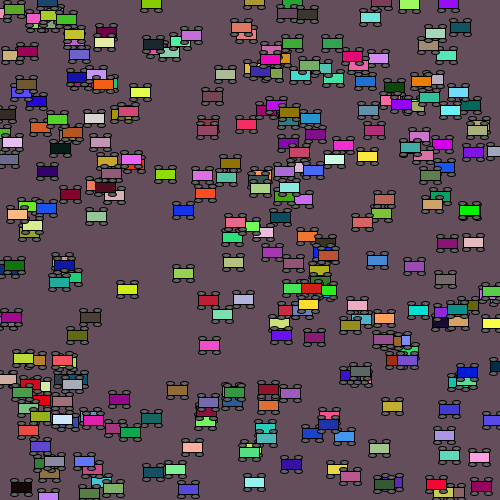
Frame 1 (no input)
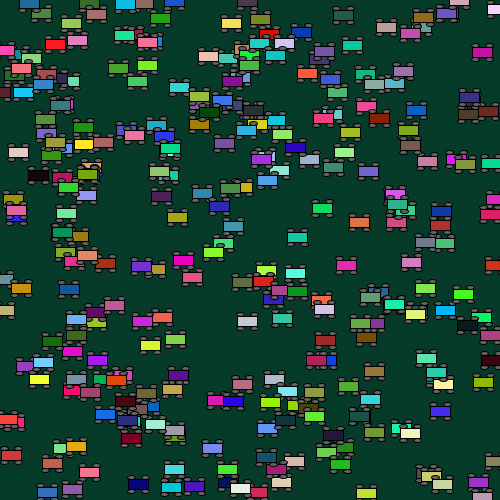
Frame 60 (the mouse pressed at the canvas centre just before this capture)
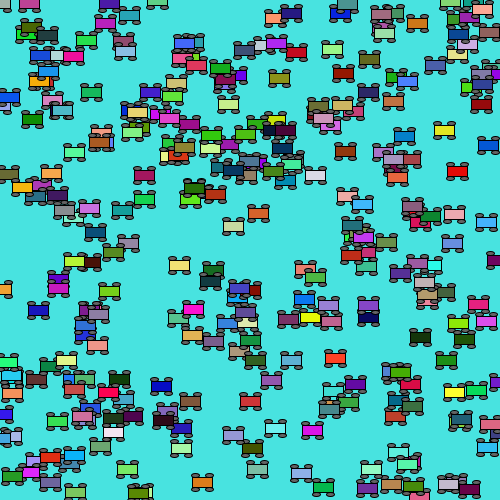
Frame 120 (the mouse held since frame 60 and released just before this capture)

The Processing sketch that drew these frames (run headless with seeded random() and noise(); from frame 60 on, the mouse is pressed at the canvas centre):

// Processing sketch: processing_115655
// ── processing_115655.pde

Car[] cars = new Car[300];

void setup() {
  size(500,500);
  frameRate(60);
  for(int i = 0; i < cars.length; i ++){
    cars[i] = new Car(color(random(255), random(255), random(255)),
    random(width), random(height), random(-10, 10));
  }
}

void draw() {
  background(random(255), random(255), random(255));
  for(int i = 0; i < cars.length; i ++) {
  cars[i].move();
  cars[i].display();
  }
}
class Car {
  color c;
  float xpos;
  float ypos;
  float xspeed;
  
  Car(color tempC, float tempXpos, float tempYpos, float tempXspeed) {
    c = tempC;
    xpos = tempXpos;
    ypos = tempYpos;
    xspeed = tempXspeed;
  }
  void display() {
  rectMode(CENTER);
  fill(100);
  ellipse(xpos+7, ypos+7, 8, 4);
  ellipse(xpos-7, ypos+7, 8, 4);
  ellipse(xpos+7, ypos-7, 8, 4);
  ellipse(xpos-7, ypos-7, 8, 4);
  fill(random(255), random(255), random(255));
  rect(xpos,ypos,20,10);
  }
  void move() {
    xpos = xpos + xspeed;
    if (xpos > width) {
      xpos = 0;
    } else if(xpos < 0) {
      xpos = width;
    }
  }
}
